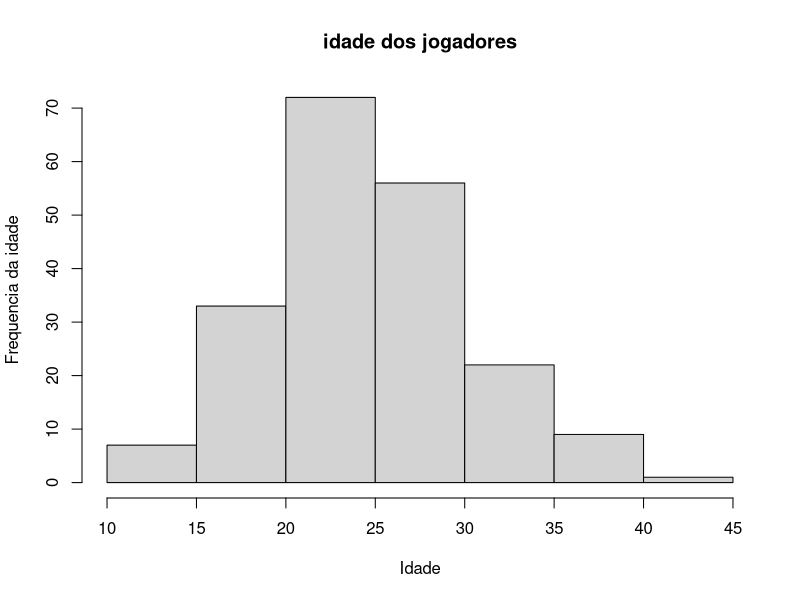
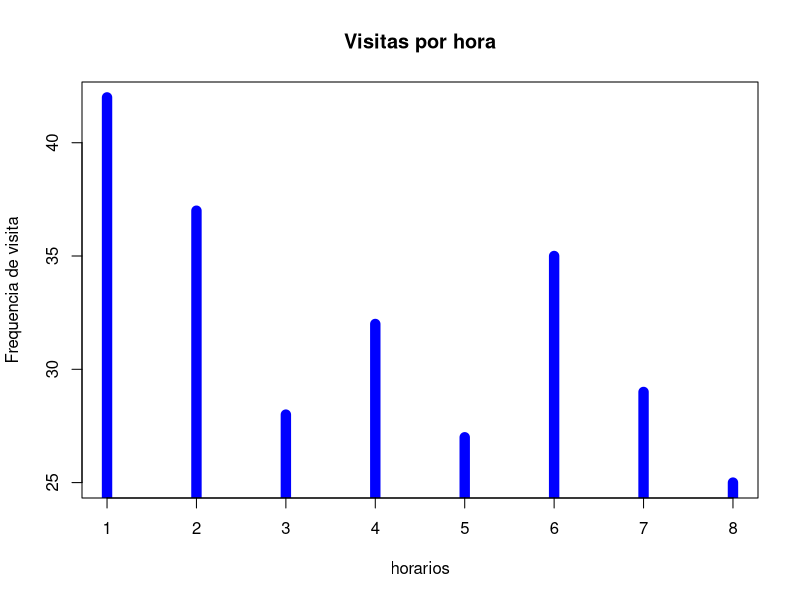
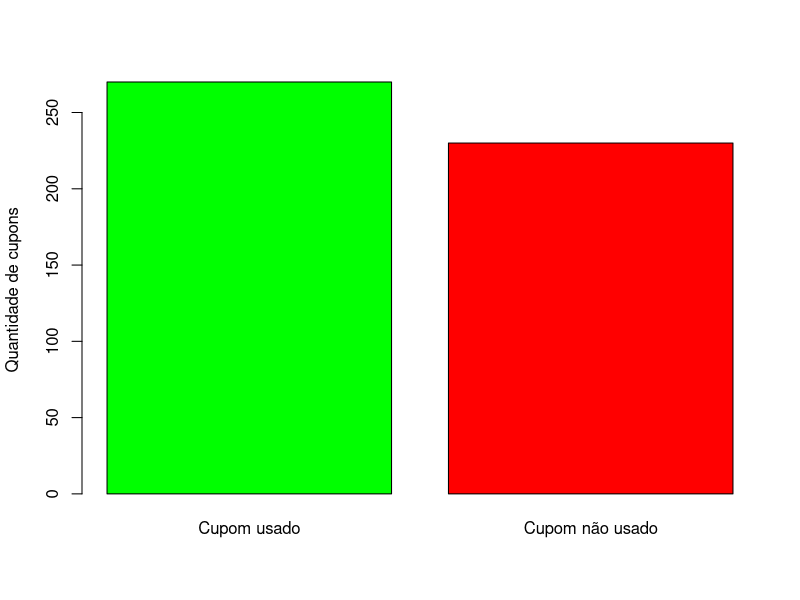

Generate these figures, in order, with R:
set.seed(123)
quantidade <- 200


#Simulação de idade dos jogadores
idade <- round(rnorm(quantidade, mean = 25, sd = 6), digits = 0)


hist(idade,
     main = "idade dos jogadores",
     ylab = "Frequencia da idade",
     xlab = "Idade")

# Simulação de jogadores visitando a loja

visitas <- rpois(8, lambda = 30)

plot(visitas,
     main = "Visitas por hora",
     ylab = "Frequencia de visita",
     xlab = "horarios",
     col = "blue",
     type = "h",
     lwd = 10
     )


#Simulaçao do uso de cupons virtuais
com <- c("Com","Sem")
cupom <- rbinom(500,1, 0.45)

barplot(table(cupom), names.arg = c("Cupom usado", "Cupom não usado"), 
        ylab = "Quantidade de cupons",
        col = c("green","red")
        )
